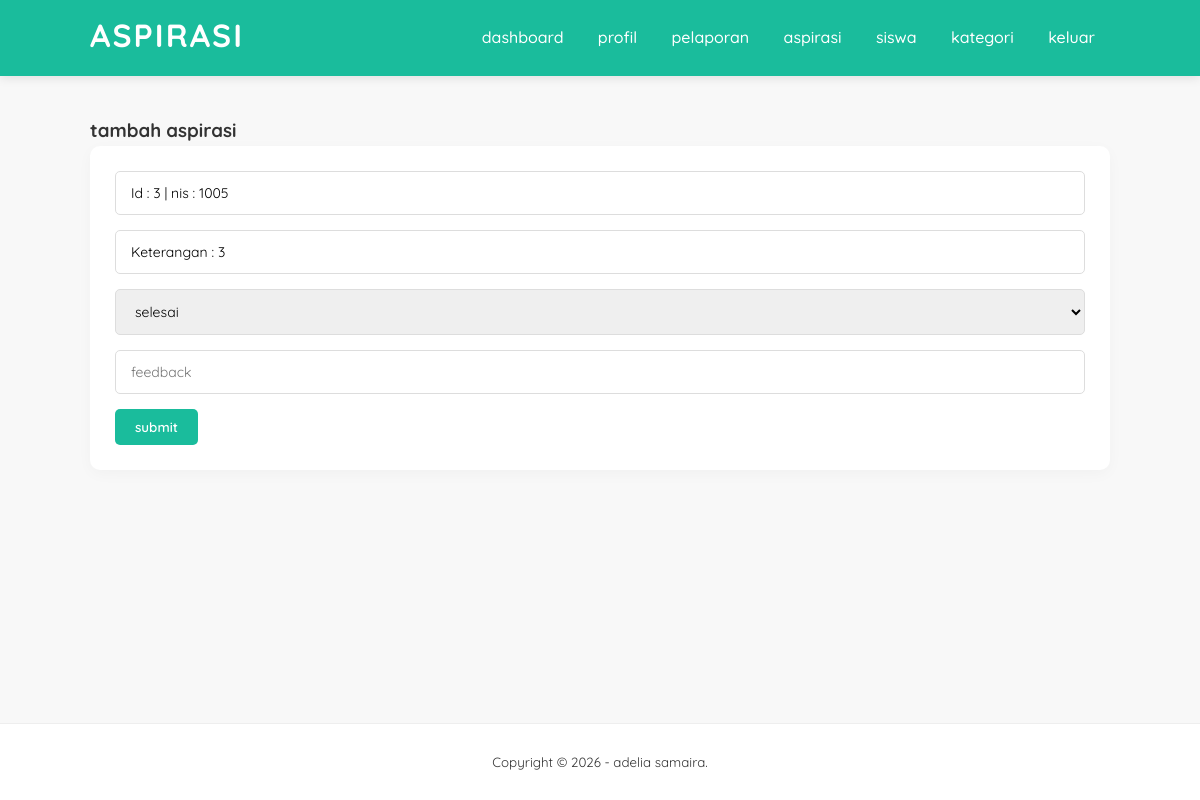
Page /websiswa/tambah-aspirasi-kelola.php?id=3 (signed in) on the committed database.
### tables this page shows
CREATE TABLE `input_aspirasi` (
  `id_pelaporan` int(5) NOT NULL,
  `nis` int(10) NOT NULL,
  `id_kategori` int(5) NOT NULL,
  `lokasi` varchar(50) NOT NULL,
  `ket` varchar(50) NOT NULL,
  `tanggal_input` date NOT NULL DEFAULT current_timestamp()
);

CREATE TABLE `aspirasi` (
  `id_aspirasi` int(5) NOT NULL,
  `status` enum('menunggu','proses','selesai') NOT NULL DEFAULT 'menunggu',
  `id_pelaporan` int(5) NOT NULL,
  `feedback` varchar(100) NOT NULL,
  `tanggal_input` date NOT NULL DEFAULT current_timestamp()
);

### websiswa/tambah-aspirasi-kelola.php (the view, shortened to what this page needs)
<?php
    include 'db.php';
    $aspirasi = mysqli_query($conn, "SELECT * FROM aspirasi WHERE id_aspirasi = '".$_SESSION['id']."' ");
    $a = mysqli_fetch_object($aspirasi);
    $pelaporan = mysqli_query($conn, "SELECT * FROM input_aspirasi WHERE id_pelaporan = '".$_GET['id']."' ");
    $p = mysqli_fetch_object($pelaporan);
    $status = $a->status ?? '';
?>
<!DOCTYPE html>
<html>
<head>
    <link rel="stylesheet" type="text/css" href="css/style.css">
</head>
<body>
    <header>
        <div class="container">
            <h1><a href="dashboard.php">aspirasi</a></h1>
            <ul>
                <li><a href="dashboard.php">dashboard</a></li>
                <li><a href="profil.php">profil</a></li>
                <li><a href="pelaporan.php">pelaporan</a></li>
                <li><a href="aspirasi.php">aspirasi</a></li>
                <li><a href="siswa.php">siswa</a></li>
                <li><a href="kategori.php">kategori</a></li>
                <li><a href="keluar.php">keluar</a></li>
            </ul>
        </div>
    </header>
    <div class="section">
        <div class="container">
            <h3>tambah aspirasi</h3>
            <div class="box">
            <form action="" method="POST" enctype="multipart/form-data">
                <input type="text" class="input-control" value="Id : <?php echo $p->id_pelaporan ?> | nis : <?php echo $p->nis ?>" readonly>
                <input type="text" class="input-control" value="Keterangan : <?php echo $p->id_pelaporan ?>" readonly>
                <select class="input-control" name="status" required>
                    <option value="selesai"  <?= $status == 'selesai'  ? 'selected' : '' ?>>selesai</option>
                </select>
                <input type="text" name="feedback" class="input-control" placeholder="feedback" required>
                <input type="submit" name="submit" value="submit" class="btn">
            </form>
            </div>
        </div>
    </div>
    <footer>
        <div class="container">
            <small>Copyright &copy; 2026 - adelia samaira.</small>
        </div>
    </footer>
</body>
</html>

### websiswa/css/style.css (style rules this page uses)
:root { --primary-color: #1ABC9C; --secondary-color: #16a085; --bg-light: #f8f8f8; --text-dark: #333; --radius: 10px; --danger: #e74c3c; --warning: #f1c40f; }
* { padding: 0; margin: 0; font-family: 'Quicksand', sans-serif; box-sizing: border-box; }
body { background-color: var(--bg-light); color: var(--text-dark); line-height: 1.6; min-height: 100vh; display: flex; flex-direction: column; }
a { color: inherit; text-decoration: none; transition: 0.3s; }
.container { width: 85%; margin: 0 auto; }
.container:after { content: ''; display: block; clear: both; }
.section { padding: 40px 0; flex: 1; }
header { background-color: var(--primary-color); color: #fff; padding: 10px 0; box-shadow: 0 2px 10px rgba(0,0,0,0.1); }
header h1 { float: left; text-transform: uppercase; letter-spacing: 2px; }
header ul { float: right; list-style: none; }
header ul li { display: inline-block; }
header ul li a { padding: 15px; display: inline-block; font-weight: 500; }
.input-control { width: 100%; padding: 12px 15px; margin-bottom: 15px; border: 1px solid #ddd; border-radius: 5px; outline: none; font-size: 14px; transition: border-color 0.3s; resize: vertical; }
.btn { padding: 10px 20px; background-color: var(--primary-color); color: #fff !important; border: none; border-radius: 5px; cursor: pointer; font-weight: 600; display: inline-block; text-align: center; }
.box { background-color: #fff; border-radius: var(--radius); padding: 25px; margin-bottom: 30px; box-shadow: 0 4px 15px rgba(0,0,0,0.03); }
footer { padding: 25px 0; text-align: center; background-color: #fff; border-top: 1px solid #eee; }

### rows in the picture
input_aspirasi: id_pelaporan+nis "Id : 3 | nis : 1005", id_pelaporan "Keterangan : 3"
aspirasi: status "selesai"
